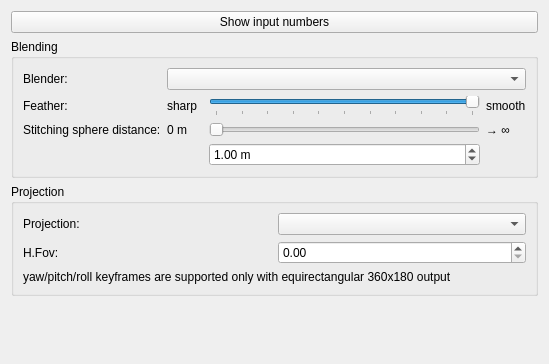
<?xml version="1.0" encoding="UTF-8"?>
<ui version="4.0">
 <class>OutputConfigurationWidget</class>
 <widget class="QWidget" name="OutputConfigurationWidget">
  <property name="geometry">
   <rect>
    <x>0</x>
    <y>0</y>
    <width>549</width>
    <height>364</height>
   </rect>
  </property>
  <layout class="QVBoxLayout" name="verticalLayout">
   <property name="spacing">
    <number>6</number>
   </property>
   <item>
    <layout class="QHBoxLayout" name="horizontalLayout">
     <property name="bottomMargin">
      <number>0</number>
     </property>
     <item>
      <widget class="QPushButton" name="imageNumberButton">
       <property name="sizePolicy">
        <sizepolicy hsizetype="Preferred" vsizetype="Preferred">
         <horstretch>0</horstretch>
         <verstretch>0</verstretch>
        </sizepolicy>
       </property>
       <property name="text">
        <string>Show input numbers</string>
       </property>
       <property name="checkable">
        <bool>true</bool>
       </property>
       <property name="vs-checkable-button" stdset="0">
        <bool>true</bool>
       </property>
      </widget>
     </item>
    </layout>
   </item>
   <item>
    <widget class="QGroupBox" name="groupBox">
     <property name="title">
      <string>Blending</string>
     </property>
     <layout class="QGridLayout" name="gridLayout">
      <item row="0" column="0">
       <widget class="QLabel" name="blenderLabel">
        <property name="text">
         <string>Blender:</string>
        </property>
       </widget>
      </item>
      <item row="0" column="1" colspan="4">
       <widget class="QComboBox" name="comboBlender"/>
      </item>
      <item row="1" column="0">
       <widget class="QLabel" name="label">
        <property name="text">
         <string>Feather:</string>
        </property>
       </widget>
      </item>
      <item row="1" column="1">
       <widget class="QLabel" name="label_3">
        <property name="text">
         <string>sharp</string>
        </property>
       </widget>
      </item>
      <item row="1" column="3">
       <widget class="QSlider" name="blendingSlider">
        <property name="maximum">
         <number>100</number>
        </property>
        <property name="singleStep">
         <number>1</number>
        </property>
        <property name="sliderPosition">
         <number>100</number>
        </property>
        <property name="tracking">
         <bool>false</bool>
        </property>
        <property name="orientation">
         <enum>Qt::Horizontal</enum>
        </property>
        <property name="tickPosition">
         <enum>QSlider::TicksBelow</enum>
        </property>
        <property name="tickInterval">
         <number>10</number>
        </property>
       </widget>
      </item>
      <item row="1" column="4">
       <widget class="QLabel" name="label_2">
        <property name="text">
         <string>smooth</string>
        </property>
       </widget>
      </item>
      <item row="4" column="0">
       <widget class="QLabel" name="sphereScaleLabel">
        <property name="text">
         <string>Stitching sphere distance:</string>
        </property>
       </widget>
      </item>
      <item row="4" column="3">
       <widget class="QSlider" name="sphereScaleSlider">
        <property name="maximum">
         <number>1000</number>
        </property>
        <property name="orientation">
         <enum>Qt::Horizontal</enum>
        </property>
       </widget>
      </item>
      <item row="4" column="4">
       <widget class="QLabel" name="sphereScaleMaxLabel">
        <property name="text">
         <string>→ ∞</string>
        </property>
       </widget>
      </item>
      <item row="4" column="1">
       <widget class="QLabel" name="sphereScaleMinLabel">
        <property name="text">
         <string>0 m</string>
        </property>
       </widget>
      </item>
      <item row="5" column="3">
       <widget class="QDoubleSpinBox" name="sphereScaleSpinBox">
        <property name="suffix">
         <string> m</string>
        </property>
        <property name="maximum">
         <double>100.000000000000000</double>
        </property>
        <property name="singleStep">
         <double>0.500000000000000</double>
        </property>
        <property name="value">
         <double>1.000000000000000</double>
        </property>
       </widget>
      </item>
     </layout>
    </widget>
   </item>
   <item>
    <widget class="QGroupBox" name="projectionBox">
     <property name="title">
      <string>Projection</string>
     </property>
     <layout class="QGridLayout" name="gridLayout_2">
      <item row="1" column="1">
       <widget class="QDoubleSpinBox" name="hFovSpinbox"/>
      </item>
      <item row="0" column="0">
       <widget class="QLabel" name="projectionLabel">
        <property name="text">
         <string>Projection:</string>
        </property>
       </widget>
      </item>
      <item row="0" column="1">
       <widget class="QComboBox" name="projectionComboBox"/>
      </item>
      <item row="1" column="0">
       <widget class="QLabel" name="fovLabel">
        <property name="text">
         <string>H.Fov:</string>
        </property>
       </widget>
      </item>
      <item row="2" column="0" colspan="2">
       <widget class="QLabel" name="incompatibleProjectionLabel">
        <property name="text">
         <string>yaw/pitch/roll keyframes are supported only with equirectangular 360x180 output</string>
        </property>
       </widget>
      </item>
     </layout>
    </widget>
   </item>
   <item>
    <spacer name="verticalSpacer">
     <property name="orientation">
      <enum>Qt::Vertical</enum>
     </property>
     <property name="sizeHint" stdset="0">
      <size>
       <width>20</width>
       <height>40</height>
      </size>
     </property>
    </spacer>
   </item>
  </layout>
 </widget>
 <resources/>
 <connections/>
</ui>
